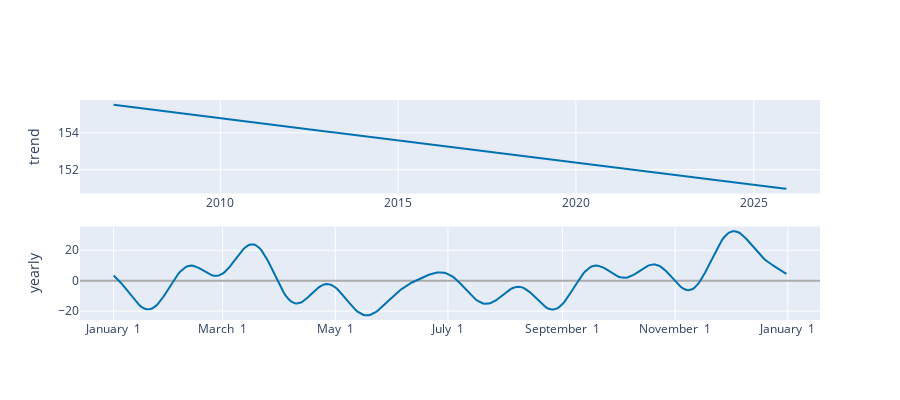

The notebook cell saved with this chart:
### Markdown cell above
## Tendencias

### Code cell
plot_components_plotly(m, forecast)

### Figure 1 — Plotly figure (JSON) as saved in the notebook; plotly's stock layout.template omitted (floating-point values rounded to 4 significant figures; data arrays with more than 128 entries replaced by an {"elided": "..."} marker saying what was removed)
{"data": [{"line": {"color": "#0072B2", "width": 2}, "mode": "lines", "name": "trend", "type": "scatter", "x": {"elided": "228 str values"}, "xaxis": "x", "y": {"elided": "228 float values"}, "yaxis": "y"}, {"line": {"color": "rgba(0, 114, 178, 0.2)", "width": 0}, "mode": "lines", "name": "trend_upper", "type": "scatter", "x": {"elided": "228 str values"}, "xaxis": "x", "y": {"elided": "228 float values"}, "yaxis": "y"}, {"fill": "tonexty", "fillcolor": "rgba(0, 114, 178, 0.2)", "line": {"color": "rgba(0, 114, 178, 0.2)", "width": 0}, "mode": "lines", "name": "trend_lower", "type": "scatter", "x": {"elided": "228 str values"}, "xaxis": "x", "y": {"elided": "228 float values"}, "yaxis": "y"}, {"line": {"color": "#0072B2", "width": 2}, "mode": "lines", "name": "yearly", "type": "scatter", "x": {"elided": "365 str values"}, "xaxis": "x2", "y": {"elided": "365 float values"}, "yaxis": "y2"}], "layout": {"height": 400, "showlegend": false, "width": 900, "xaxis": {"anchor": "y", "domain": [0, 1], "range": ["2006-01-20T13:12:00", "2026-11-11T10:48:00"], "type": "date"}, "xaxis2": {"anchor": "y2", "domain": [0, 1], "range": ["2016-12-13T18:54:02.958904", "2018-01-18T11:04:57.863013"], "tickformat": "%B %e", "type": "date"}, "yaxis": {"anchor": "x", "domain": [0.575, 1], "rangemode": "normal", "title": {"text": "trend"}, "zerolinecolor": "#AAA"}, "yaxis2": {"anchor": "x2", "domain": [0, 0.425], "title": {"text": "yearly"}, "zerolinecolor": "#AAA"}}}
